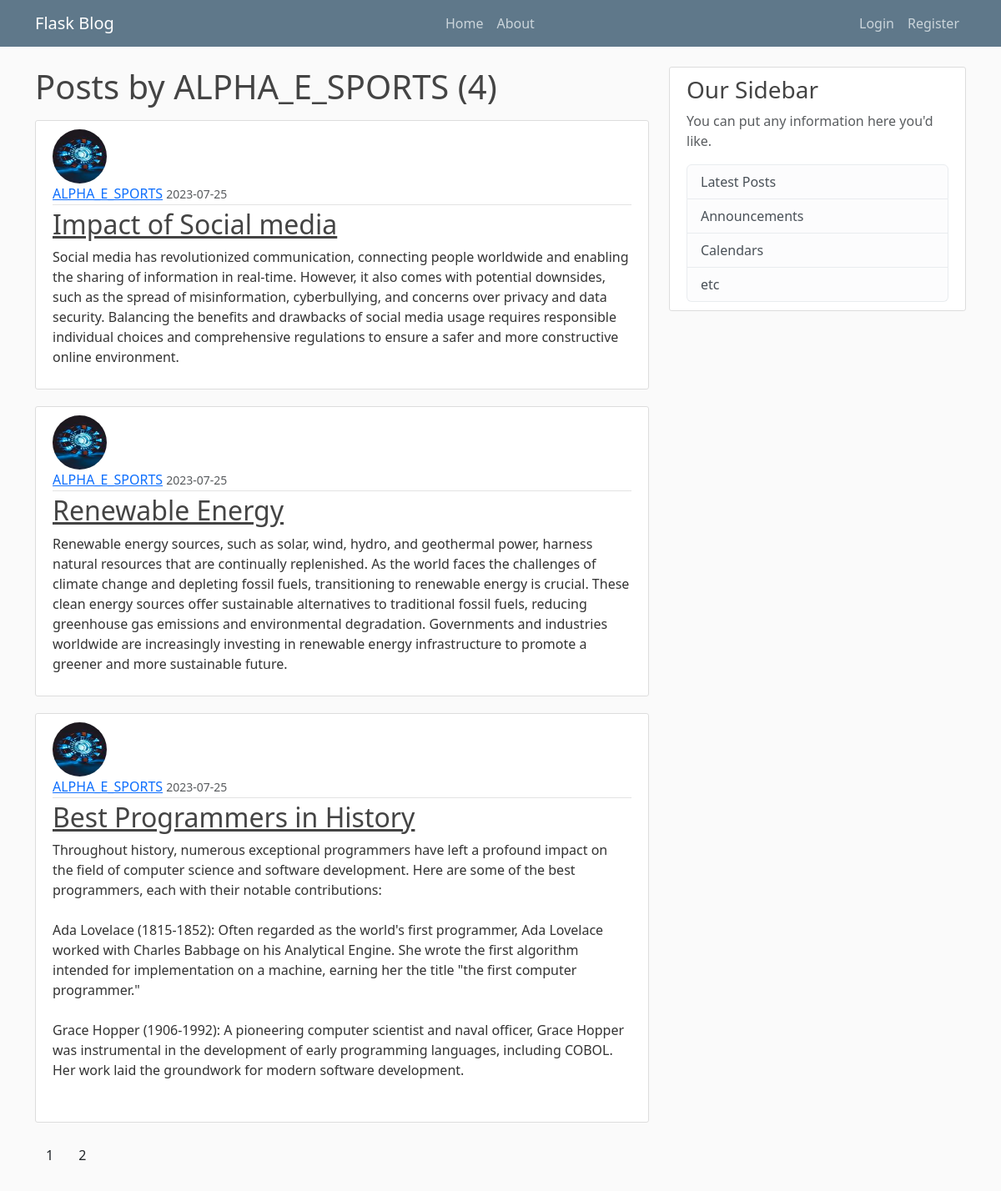
/user/ALPHA_E_SPORTS, run on the app's committed database.
### FlaskBlog/models.py (models this page shows, shortened)
class User(db.Model, UserMixin):
    id = db.Column(db.Integer, primary_key=True)
    username = db.Column(db.String(20), unique=True, nullable=False)
    email = db.Column(db.String(120), unique=True, nullable=False)
    image_file = db.Column(db.String(20), nullable=False, default='default.jpg')
    password = db.Column(db.String(60), nullable=False)
    posts = db.relationship('Post', backref='author', lazy=True)

class Post(db.Model):
    id = db.Column(db.Integer, primary_key=True)
    title = db.Column(db.String(100), nullable=False)
    date_posted = db.Column(db.DateTime, nullable=False, default=datetime.utcnow)
    content = db.Column(db.Text, nullable=False)
    user_id = db.Column(db.Integer, db.ForeignKey('user.id'), nullable=False)

### FlaskBlog/routes.py (the view)
@app.route("/user/<string:username>")
def user_post(username):
    page = request.args.get('page', 1, type=int)
    user = User.query.filter_by(username=username).first_or_404()
    post = Post.query.filter_by(author=user)\
        .order_by(Post.date_posted.desc())\
        .paginate(page=page, per_page=3)
    return render_template('user_posts.html', posts=post, user=user)

### FlaskBlog/templates/user_posts.html
{% extends "layout.html" %}
{% block content %}
    <h1 class="mb-3">Posts by {{ user.username }} ({{ posts.total }}) </h1>
    {% for post in posts.items %}
        <article class="media content-section">
          <img class="rounded-circle article-img" src="{{ url_for('static', filename='profile_pic/' + post.author.image_file) }}">
          <div class="media-body">
            <div class="article-metadata">
              <a class="mr-2" href="{{ url_for('user_post', username=post.author.username) }}">{{ post.author.username }}</a>
              <small class="text-muted">{{ post.date_posted.strftime('%Y-%m-%d') }}</small>
            </div>
            <h2><a class="article-title" href="{{ url_for('post', post_id=post.id) }}">{{ post.title }}</a></h2>
            <p class="article-content">{{ post.content }}</p>
          </div>
        </article>
    {% endfor %}
    {% for page_num in posts.iter_pages(left_edge=1, right_edge=1, left_current=1, right_current=2) %}
        {% if page_num %}
            {% if posts.Page == page_num %}
                <a class="btn btn-info mb-4" href="{{ url_for('user_posts',username=user.username, page=page_num) }}">{{ page_num }}</a>
            {% else%}
                <a class="btn btn-outline info mb-4" href="{{ url_for('user_post',username=user.username, page=page_num) }}">{{ page_num }}</a>
            {% endif %}
        {% else%}
            ...
        {% endif %}
    {% endfor %}
{% endblock content %}

### FlaskBlog/static/main.css (style rules this page uses)
body { background: #fafafa; color: #333333; margin-top: 5rem; }
h1, h2, h3, h4, h5, h6 { color: #444444; }
.content-section { background: #ffffff; padding: 10px 20px; border: 1px solid #dddddd; border-radius: 3px; margin-bottom: 20px; }
.article-title { color: #444444; }
.article-content { white-space: pre-line; }
.article-img { height: 65px; width: 65px; margin-right: 16px; }
.article-metadata { padding-bottom: 1px; margin-bottom: 4px; border-bottom: 1px solid #e3e3e3 }

### data on the page
User: username "ALPHA_E_SPORTS"
Post: image_file (picture), author.username "ALPHA_E_SPORTS", date_posted "2023-07-25", title "Impact of Social media", content "Social media has revolutionized communication, connecting people worldwide and enabling the sharing of information in real-time. However, it also comes with potential downsides, such as the spread of misinformation, cyberbullying, and concerns over privacy and data security. Balancing the benefits and drawbacks of social media usage requires responsible individual choices and comprehensive regulations to ensure a safer and more constructive online environment."
Post: image_file (picture), author.username "ALPHA_E_SPORTS", date_posted "2023-07-25", title "Renewable Energy", content "Renewable energy sources, such as solar, wind, hydro, and geothermal power, harness natural resources that are continually replenished. As the world faces the challenges of climate change and depleting fossil fuels, transitioning to renewable energy is crucial. These clean energy sources offer sustainable alternatives to traditional fossil fuels, reducing greenhouse gas emissions and environmental degradation. Governments and industries worldwide are increasingly investing in renewable energy infrastructure to promote a greener and more sustainable future."
Post: image_file (picture), author.username "ALPHA_E_SPORTS", date_posted "2023-07-25", title "Best Programmers in History", content "Throughout history, numerous exceptional programmers have left a profound impact on the field of computer science and software development. Here are some of the best programmers, each with their notable contributions: Ada Lovelace (1815-1852): Often regarded as the world's first programmer, Ada Lovelace worked with Charles Babbage on his Analytical Engine. She wrote the first algorithm intended for implementation on a machine, earning her the title \"the first computer programmer.\" Grace Hopper (1906-1992): A pioneering computer scientist and naval officer, Grace Hopper was instrumental in the development of early programming languages, including COBOL. Her work laid the groundwork for…"

### other printed values
{{ posts.total }} "4"
{{ page_num }} "1" "2"
